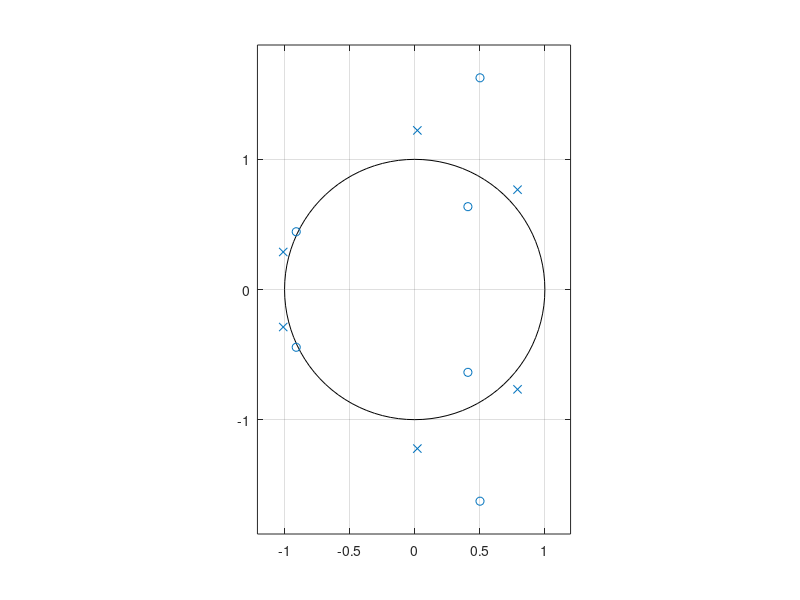

Write the MATLAB code that produced this figure.
clc
clear all
close all

num = [1, 0, 2, 3, 0.7, 0, 1.7];
den = [1, 0.4, 0.6, 1.4, 0, 1, 2];

[z, p, k] = tf2zp(num, den);

zplane(z, p);